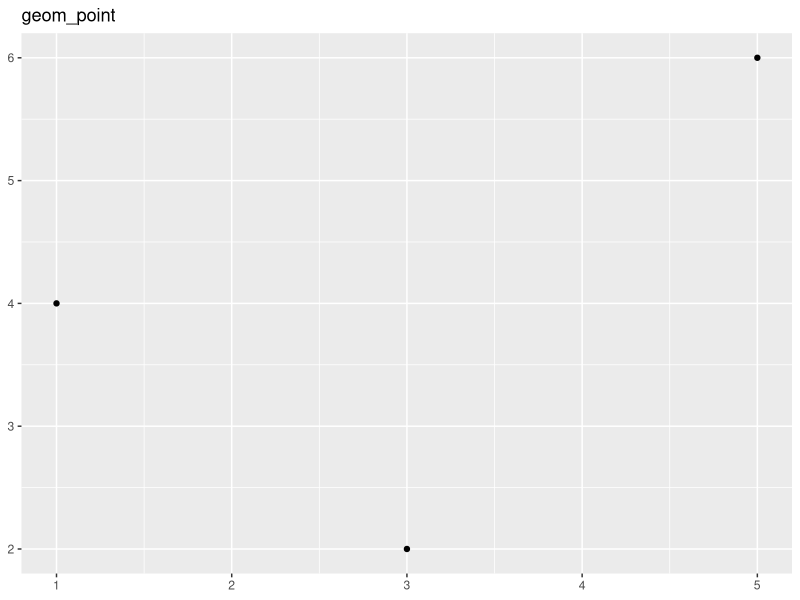
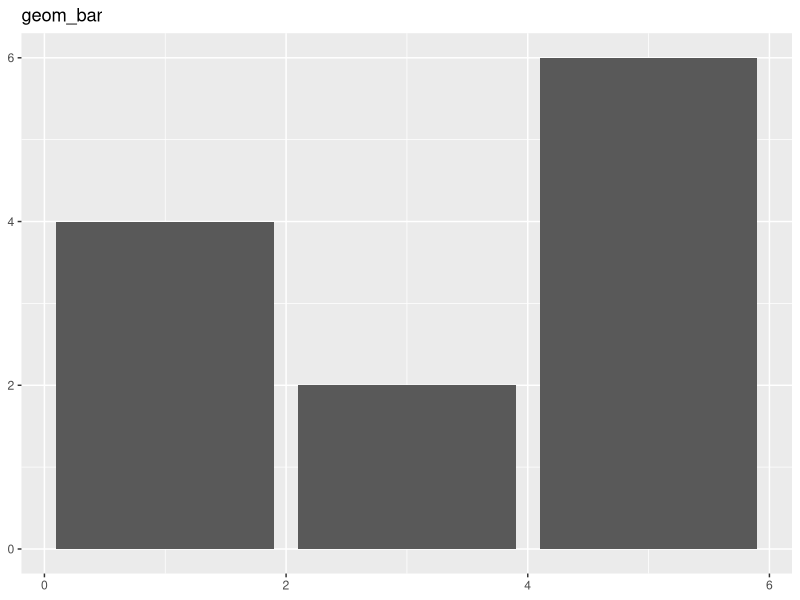
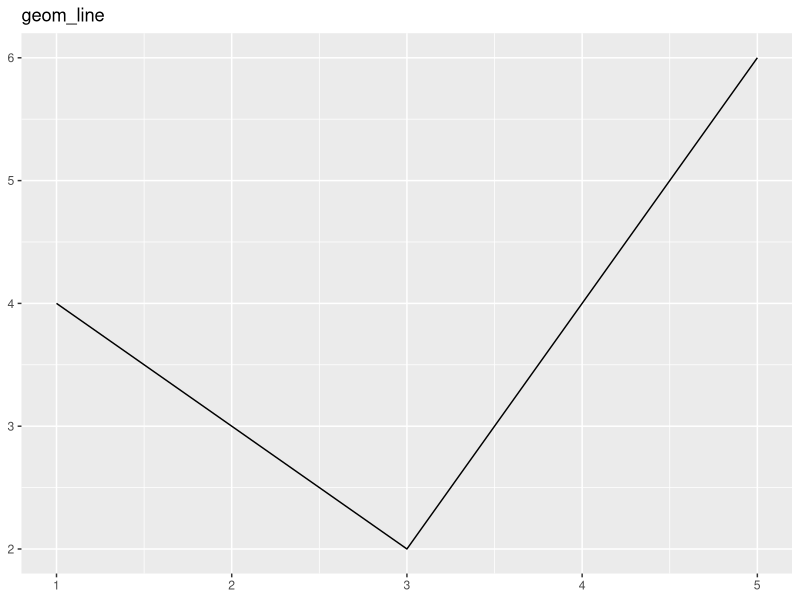
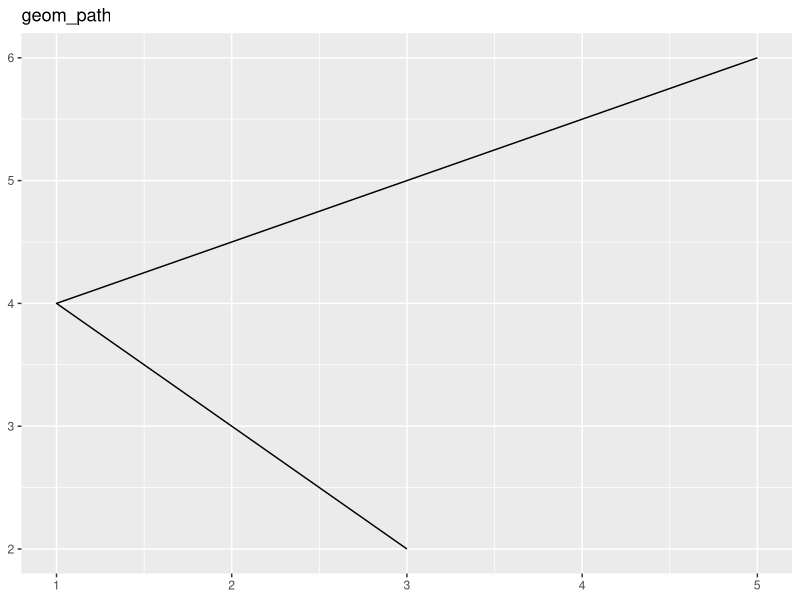
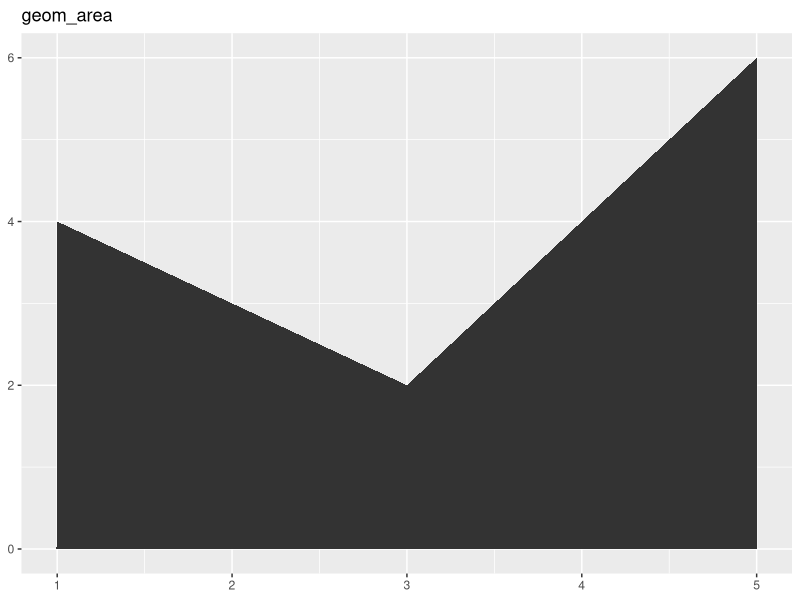
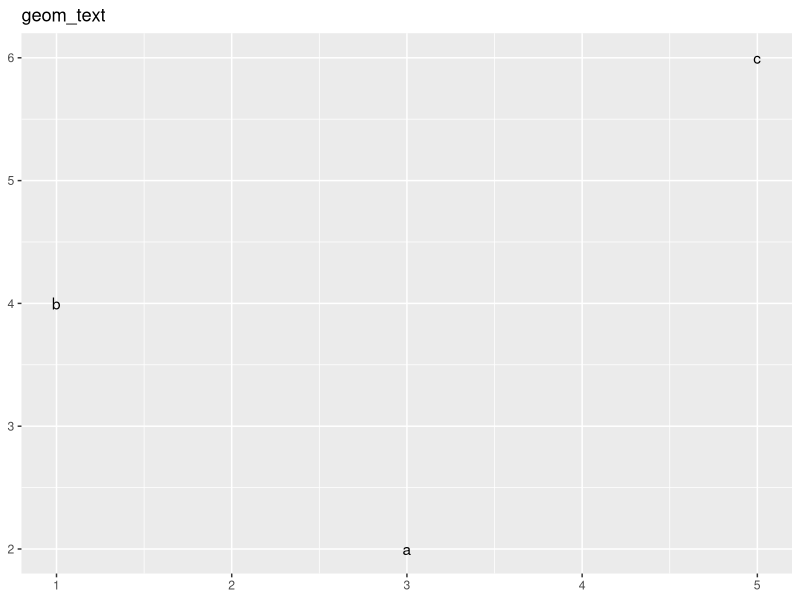
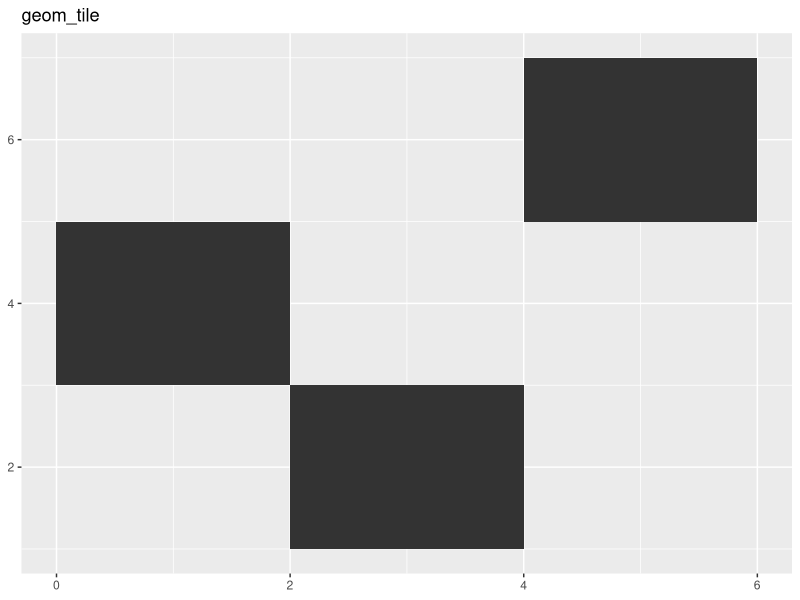
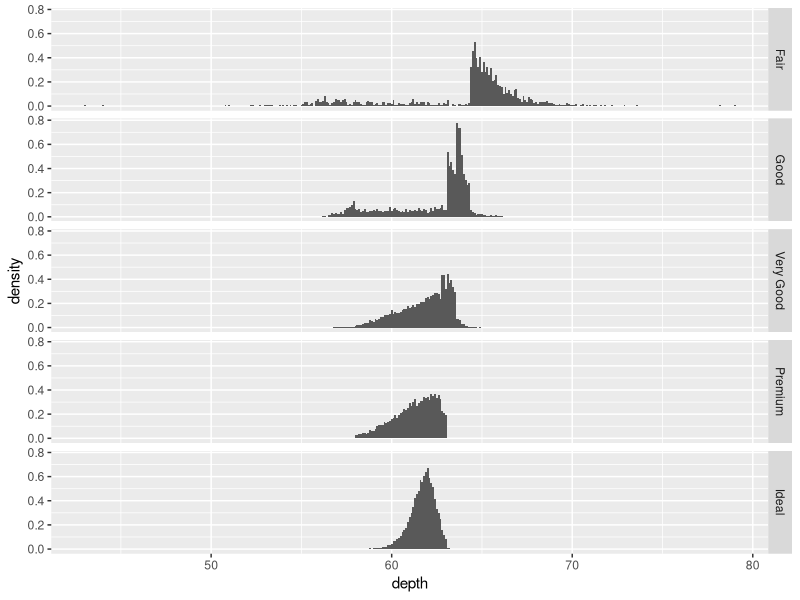

These charts were generated, in order, by the following R code:
library(tidyverse)

# Build the plot in layers; think of each layer carefully and what purpose it serves
# Is it to display the data (and let the viewer build conclusions), present statistical
# summaries, or add meta data?

# 1. OVERVIEW OF PLOT TYPES
# -------------------------

df <- data.frame(x = c(3, 1, 5),
                 y = c(2, 4, 6), 
                 label = letters[1:3])

p <- ggplot(df, aes(x, y, label = label)) +
      xlab(NULL) +
      ylab(NULL)

p + geom_point() + labs(title = "geom_point")
p + geom_bar(stat="identity") + labs(title = "geom_bar")
p + geom_line() + labs(title = "geom_line")
p + geom_path() + labs(title = "geom_path")
p + geom_area() + labs(title = "geom_area")
p + geom_text() + labs(title = "geom_text")
p + geom_tile() + labs(title = "geom_tile")

# 2. DISPLAYING DISTRIBUTIONS
# ---------------------------

# Use histograms for 1d distributions. In my experience, density plots are a bit
# misleading

# What is the distribution of depth of diamonds?

p <- ggplot(diamonds, aes(x = depth))

p + geom_histogram(aes(y = ..density..), binwidth = 0.1) +
    facet_grid(cut ~ .)

ggplot(mpg, aes(x = class, y = cty)) +
  geom_jitter()

ggplot(mpg, aes(x = class, y = drv)) +
  geom_jitter()

# 3. OVERPLOTTING
# ---------------

# Too many data points overlaid on one another obscuring the actual data density

df <- data.frame(x = rnorm(2000),
                 y = rnorm(2000))

# One way to tackle it is to reduce the size of the geom point

p <- ggplot(df, aes(x, y))
p + geom_point()
p + geom_point(shape = 1)
p + geom_point(shape = ".")

# Another way is to control the transparency of the points. This is my preferred

p + geom_point(color = alpha("black", 1/3))
p + geom_point(color = alpha("black", 1/5))
p + geom_point(color = alpha("black", 1/20))

# Discrete data can be handled with jitter

# 4. DESCRIBING ESTIMATE UNCERTAINTY

# Specific geoms tackle intervals to describe uncertainty

# Unfinished due to lack of good data to showcase, but geom_errorbar is
# extremely useful to highlight uncertainty

# 5. ANNOTATION

p <- ggplot(economics, aes(x = date, y = unemploy)) +
      geom_line() +
      xlab("") +
      ylab("No. unemployed (1000s)")

# We can annotate specific regions in a plot to highlight patterns
# These regions can be composed from other data sets too!

p + geom_vline(aes(xintercept = start), data = presidential)
